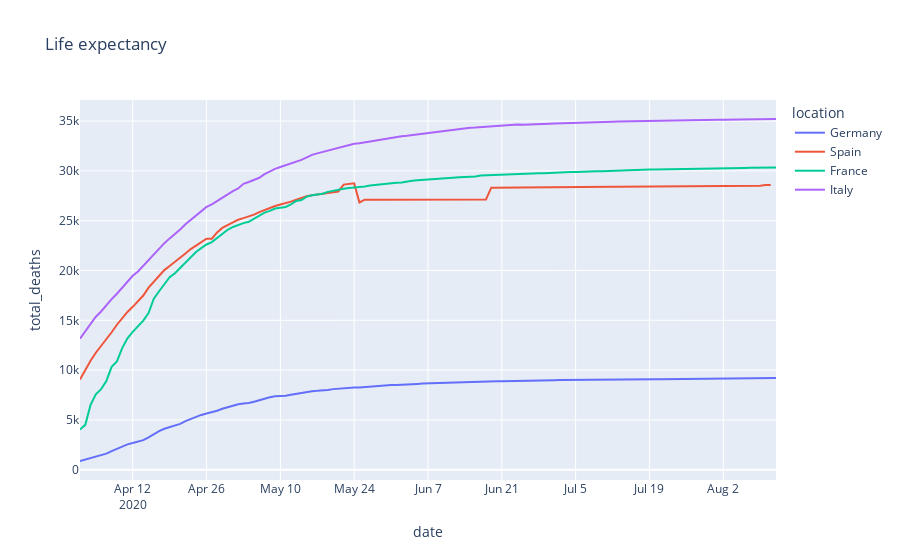

The cell this chart's notebook holds for it:
### Markdown cell above
1. Plot a line plot with plotly express for total deaths four the four countries (Spain, France, Germany, Italy) after April 1, 2020.

### Code cell
date=df[pd.to_datetime(df['date']) > '2020-04-01']


data = date[date.location.isin(['Spain', 'France', 'Germany', 'Italy'])]
fig = px.line(data, x="date", y="total_deaths", title='Life expectancy', color='location')
fig.show()

### Figure 1 — Plotly figure (JSON) as saved in the notebook; plotly's stock layout.template omitted (floating-point values rounded to 4 significant figures; data arrays with more than 128 entries replaced by an {"elided": "..."} marker saying what was removed)
{"data": [{"hovertemplate": "location=Germany<br>date=%{x}<br>total_deaths=%{y}<extra></extra>", "legendgroup": "Germany", "line": {"color": "#636efa", "dash": "solid"}, "mode": "lines", "name": "Germany", "orientation": "v", "showlegend": true, "type": "scatter", "x": {"elided": "133 str values"}, "xaxis": "x", "y": {"elided": "133 int values"}, "yaxis": "y"}, {"hovertemplate": "location=Spain<br>date=%{x}<br>total_deaths=%{y}<extra></extra>", "legendgroup": "Spain", "line": {"color": "#EF553B", "dash": "solid"}, "mode": "lines", "name": "Spain", "orientation": "v", "showlegend": true, "type": "scatter", "x": {"elided": "132 str values"}, "xaxis": "x", "y": {"elided": "132 int values"}, "yaxis": "y"}, {"hovertemplate": "location=France<br>date=%{x}<br>total_deaths=%{y}<extra></extra>", "legendgroup": "France", "line": {"color": "#00cc96", "dash": "solid"}, "mode": "lines", "name": "France", "orientation": "v", "showlegend": true, "type": "scatter", "x": {"elided": "133 str values"}, "xaxis": "x", "y": {"elided": "133 int values"}, "yaxis": "y"}, {"hovertemplate": "location=Italy<br>date=%{x}<br>total_deaths=%{y}<extra></extra>", "legendgroup": "Italy", "line": {"color": "#ab63fa", "dash": "solid"}, "mode": "lines", "name": "Italy", "orientation": "v", "showlegend": true, "type": "scatter", "x": {"elided": "133 str values"}, "xaxis": "x", "y": {"elided": "133 int values"}, "yaxis": "y"}], "layout": {"legend": {"title": {"text": "location"}, "tracegroupgap": 0}, "title": {"text": "Life expectancy"}, "xaxis": {"anchor": "y", "domain": [0, 1], "title": {"text": "date"}}, "yaxis": {"anchor": "x", "domain": [0, 1], "title": {"text": "total_deaths"}}}}
